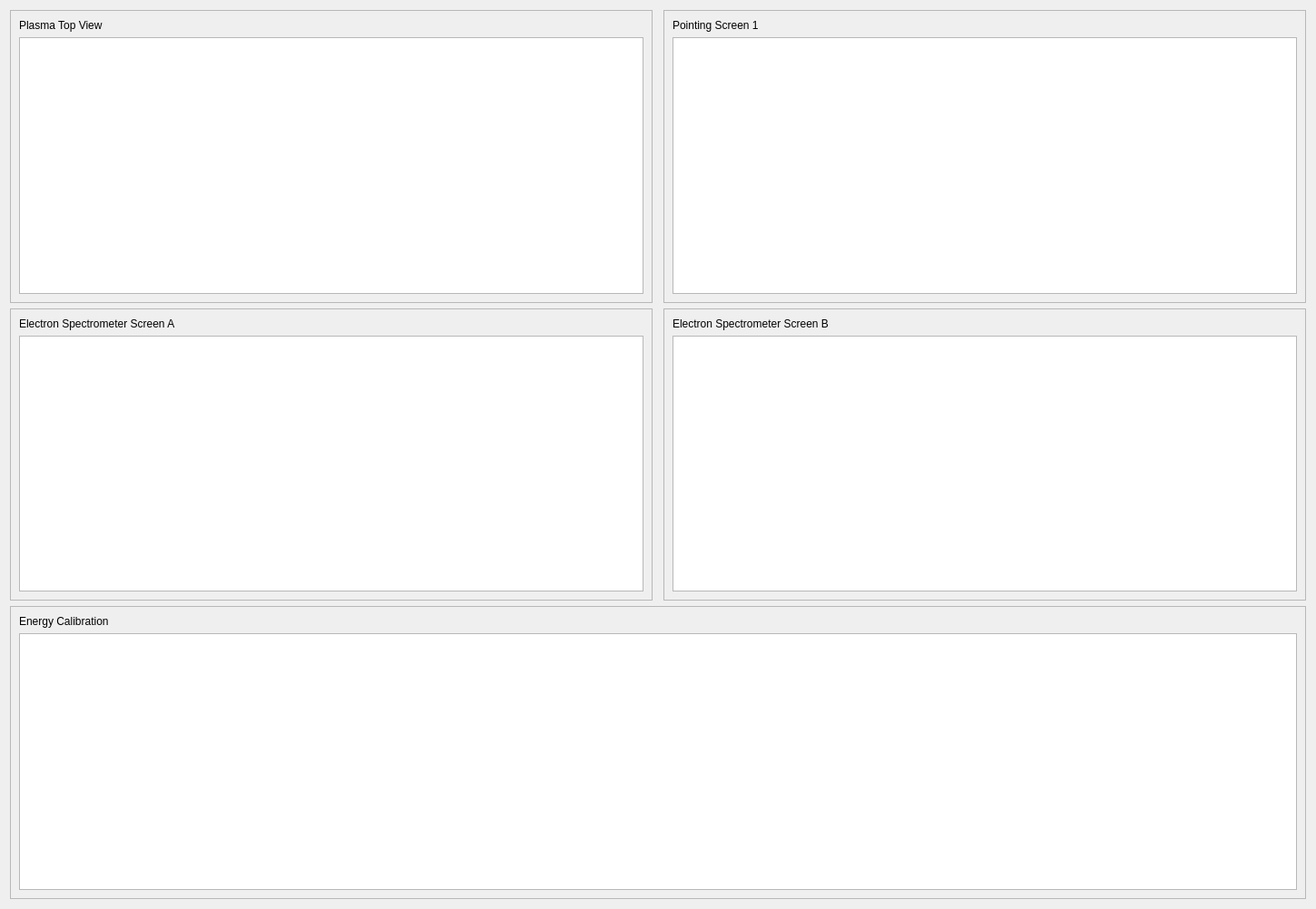
<?xml version="1.0" encoding="UTF-8"?>
<ui version="4.0">
 <class>BeamlineDiagnosticsImageViewer</class>
 <widget class="QDialog" name="BeamlineDiagnosticsImageViewer">
  <property name="geometry">
   <rect>
    <x>0</x>
    <y>0</y>
    <width>1450</width>
    <height>1002</height>
   </rect>
  </property>
  <property name="windowTitle">
   <string>Dialog</string>
  </property>
  <layout class="QGridLayout" name="gridLayout">
   <item row="0" column="4">
    <widget class="QFrame" name="Frame_Pointing1">
     <property name="frameShape">
      <enum>QFrame::StyledPanel</enum>
     </property>
     <property name="frameShadow">
      <enum>QFrame::Raised</enum>
     </property>
     <layout class="QGridLayout" name="gridLayout_3">
      <item row="1" column="0">
       <widget class="QGraphicsView" name="GV_Pointing1"/>
      </item>
      <item row="0" column="0">
       <widget class="QLabel" name="Label_Pointing1">
        <property name="text">
         <string>Pointing Screen 1</string>
        </property>
       </widget>
      </item>
     </layout>
    </widget>
   </item>
   <item row="2" column="4">
    <widget class="QFrame" name="Frame_ESpecB">
     <property name="frameShape">
      <enum>QFrame::StyledPanel</enum>
     </property>
     <property name="frameShadow">
      <enum>QFrame::Raised</enum>
     </property>
     <layout class="QGridLayout" name="gridLayout_5">
      <item row="1" column="0">
       <widget class="QGraphicsView" name="GV_ESpecB"/>
      </item>
      <item row="0" column="0">
       <widget class="QLabel" name="Label_ESpecB">
        <property name="text">
         <string>Electron Spectrometer Screen B</string>
        </property>
       </widget>
      </item>
     </layout>
    </widget>
   </item>
   <item row="0" column="2">
    <widget class="QFrame" name="Frame_PlasmaTopView">
     <property name="frameShape">
      <enum>QFrame::StyledPanel</enum>
     </property>
     <property name="frameShadow">
      <enum>QFrame::Raised</enum>
     </property>
     <layout class="QGridLayout" name="gridLayout_2">
      <item row="1" column="0">
       <widget class="QGraphicsView" name="GV_PlasmaTopView"/>
      </item>
      <item row="0" column="0">
       <widget class="QLabel" name="Label_PlasmaTopView">
        <property name="text">
         <string>Plasma Top View</string>
        </property>
       </widget>
      </item>
     </layout>
    </widget>
   </item>
   <item row="2" column="2">
    <widget class="QFrame" name="Frame_ESpecA">
     <property name="frameShape">
      <enum>QFrame::StyledPanel</enum>
     </property>
     <property name="frameShadow">
      <enum>QFrame::Raised</enum>
     </property>
     <layout class="QGridLayout" name="gridLayout_4">
      <item row="1" column="0">
       <widget class="QGraphicsView" name="GV_ESpecA"/>
      </item>
      <item row="0" column="0">
       <widget class="QLabel" name="Label_ESpecA">
        <property name="text">
         <string>Electron Spectrometer Screen A</string>
        </property>
       </widget>
      </item>
     </layout>
    </widget>
   </item>
   <item row="3" column="2" colspan="3">
    <widget class="QFrame" name="Frame_ECalib">
     <property name="frameShape">
      <enum>QFrame::StyledPanel</enum>
     </property>
     <property name="frameShadow">
      <enum>QFrame::Raised</enum>
     </property>
     <layout class="QGridLayout" name="gridLayout_6">
      <item row="1" column="0">
       <widget class="QGraphicsView" name="GV_ECalib"/>
      </item>
      <item row="0" column="0">
       <widget class="QLabel" name="Label_ECalib">
        <property name="text">
         <string>Energy Calibration</string>
        </property>
       </widget>
      </item>
     </layout>
    </widget>
   </item>
  </layout>
 </widget>
 <resources/>
 <connections/>
</ui>
